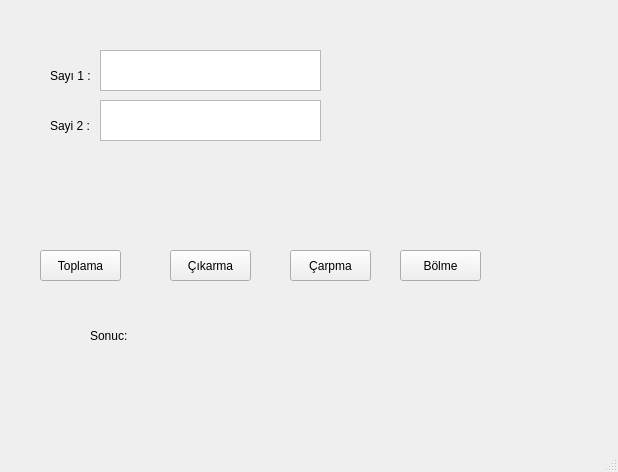
<?xml version="1.0" encoding="UTF-8"?>
<ui version="4.0">
 <class>MainWindow</class>
 <widget class="QMainWindow" name="MainWindow">
  <property name="geometry">
   <rect>
    <x>0</x>
    <y>0</y>
    <width>618</width>
    <height>472</height>
   </rect>
  </property>
  <property name="windowTitle">
   <string>MainWindow</string>
  </property>
  <widget class="QWidget" name="centralwidget">
   <widget class="QLabel" name="lbl_sayi1">
    <property name="geometry">
     <rect>
      <x>50</x>
      <y>60</y>
      <width>51</width>
      <height>31</height>
     </rect>
    </property>
    <property name="text">
     <string>Sayı 1 : </string>
    </property>
   </widget>
   <widget class="QLabel" name="lbl_sayi2">
    <property name="geometry">
     <rect>
      <x>50</x>
      <y>110</y>
      <width>51</width>
      <height>31</height>
     </rect>
    </property>
    <property name="text">
     <string>Sayi 2 :</string>
    </property>
   </widget>
   <widget class="QTextEdit" name="txt_sayi1">
    <property name="geometry">
     <rect>
      <x>100</x>
      <y>50</y>
      <width>221</width>
      <height>41</height>
     </rect>
    </property>
   </widget>
   <widget class="QTextEdit" name="txt_sayi2">
    <property name="geometry">
     <rect>
      <x>100</x>
      <y>100</y>
      <width>221</width>
      <height>41</height>
     </rect>
    </property>
   </widget>
   <widget class="QPushButton" name="btn_topla">
    <property name="geometry">
     <rect>
      <x>40</x>
      <y>250</y>
      <width>81</width>
      <height>31</height>
     </rect>
    </property>
    <property name="text">
     <string>Toplama</string>
    </property>
   </widget>
   <widget class="QPushButton" name="btn_cikar">
    <property name="geometry">
     <rect>
      <x>170</x>
      <y>250</y>
      <width>81</width>
      <height>31</height>
     </rect>
    </property>
    <property name="text">
     <string>Çıkarma</string>
    </property>
   </widget>
   <widget class="QPushButton" name="btn_carp">
    <property name="geometry">
     <rect>
      <x>290</x>
      <y>250</y>
      <width>81</width>
      <height>31</height>
     </rect>
    </property>
    <property name="text">
     <string>Çarpma</string>
    </property>
   </widget>
   <widget class="QPushButton" name="btn_bolme">
    <property name="geometry">
     <rect>
      <x>400</x>
      <y>250</y>
      <width>81</width>
      <height>31</height>
     </rect>
    </property>
    <property name="text">
     <string>Bölme</string>
    </property>
   </widget>
   <widget class="QLabel" name="lbl_sonuc">
    <property name="geometry">
     <rect>
      <x>90</x>
      <y>320</y>
      <width>261</width>
      <height>31</height>
     </rect>
    </property>
    <property name="text">
     <string>Sonuc: </string>
    </property>
   </widget>
  </widget>
  <widget class="QMenuBar" name="menubar">
   <property name="geometry">
    <rect>
     <x>0</x>
     <y>0</y>
     <width>618</width>
     <height>22</height>
    </rect>
   </property>
  </widget>
  <widget class="QStatusBar" name="statusbar"/>
 </widget>
 <resources/>
 <connections/>
</ui>
